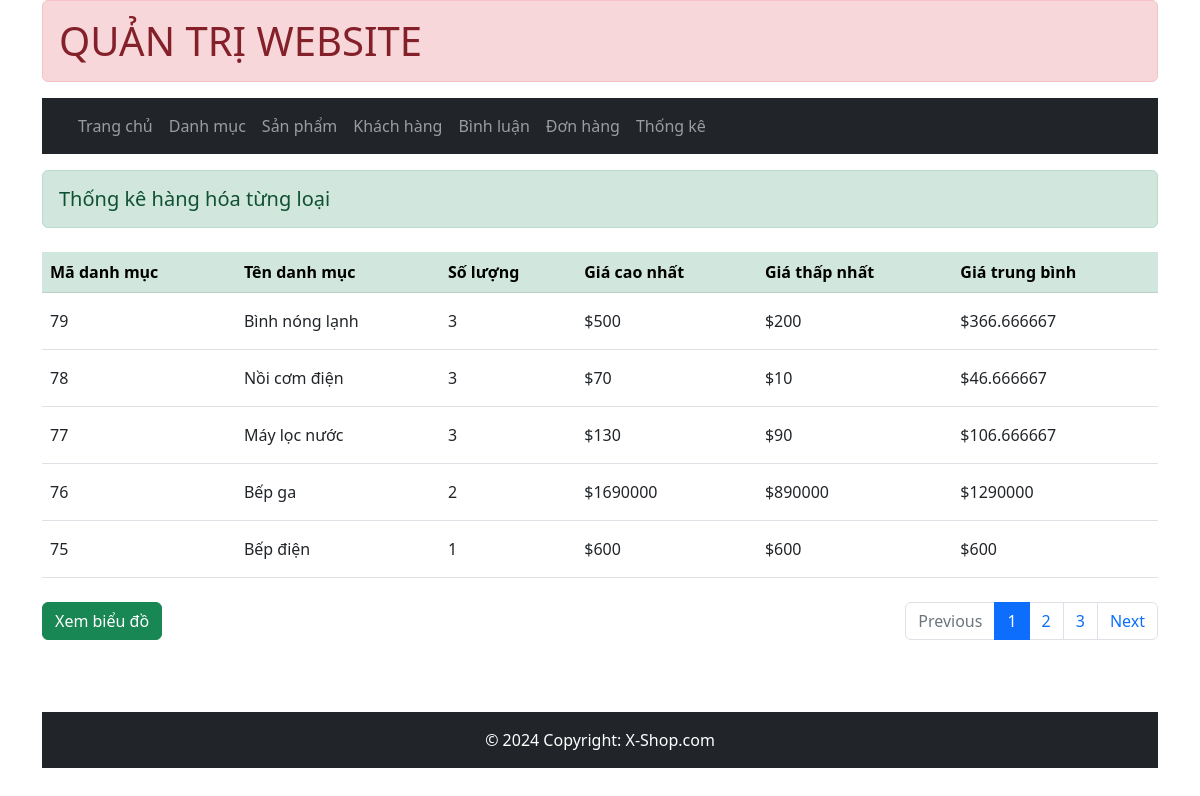
The page /admin/index.php?act=thongke on the database its author committed.
### tables this page shows
CREATE TABLE `danh_muc` (
  `id` int(11) NOT NULL,
  `namedm` varchar(255) NOT NULL
);

### model/pdo.php (called while the page is built, shortened)
<?php
function pdo_get_connection(){
    $dburl = "mysql:host=127.0.0.1;dbname=x-shop;charset=utf8";
    $username = 'root';
    $password = '12345678';
    $conn = new PDO($dburl, $username, $password);
    $conn->setAttribute(PDO::ATTR_ERRMODE, PDO::ERRMODE_EXCEPTION);
    return $conn;
}
function pdo_query($sql){
    $sql_args = array_slice(func_get_args(), 1);
    try{
        $conn = pdo_get_connection();
        $stmt = $conn->prepare($sql);
        $stmt->execute($sql_args);
        $rows = $stmt->fetchAll();
        return $rows;
    }
    catch(PDOException $e){
        throw $e;
    }
    finally{
        unset($conn);
    }
}

### model/cart.php (called while the page is built, shortened)
<?php
function loadall_thongke()
{
    $sql = "SELECT dm.id as madm, dm.namedm as tendm, count(sp.id) as countsp, min(sp.giasp) as mingiasp, max(sp.giasp) as maxgiasp, avg(sp.giasp) as avggiasp";
    $sql .= " FROM san_pham sp LEFT JOIN danh_muc dm ON dm.id = sp.iddm";
    $sql .= " GROUP BY dm.id ORDER BY dm.id DESC";
    $listbill = pdo_query($sql);
    return $listbill;
}

### admin/thongke/list.php (the view)
<article>
        <h5 class="alert alert-success mt-3">Thống kê hàng hóa từng loại</h5>
        <table class="table mt-4 mb-4">
            <thead class="table-success">
              <tr>
                <th>Mã danh mục</th>
                <th>Tên danh mục</th>
                <th>Số lượng</th>
                <th>Giá cao nhất</th>
                <th>Giá thấp nhất</th>
                <th>Giá trung bình</th>
              </tr>
            </thead>
            <tbody>
              <?php
              foreach ($listtk as $tk) {
                extract($tk);
              echo ' <tr>
              <td class="pb-3 pt-3">'.$madm.'</td>
              <td class="pb-3 pt-3">'.$tendm.'</td>
              <td class="pb-3 pt-3">'.$countsp.'</td>
              <td class="pb-3 pt-3">$'.$maxgiasp.'</td>
              <td class="pb-3 pt-3">$'.$mingiasp.'</td>
              <td class="pb-3 pt-3">$'.$avggiasp.'</td>
            </tr>';
              }
              ?>
            </tbody>
          </table>
          <div class="wrap-btn" style="display: flex; justify-content: space-between">
          <div class="form-group pb-4">
            <a href="index.php?act=bieudo" class="btn btn-success">Xem biểu đồ</a>
          </div>
          <nav aria-label="...">
            <ul class="pagination">
              <li class="page-item disabled">
                <span class="page-link">Previous</span>
              </li>
              <li class="page-item active"><a class="page-link" href="#">1</a></li>
              <li class="page-item " aria-current="page">
                <span class="page-link">2</span>
              </li>
              <li class="page-item"><a class="page-link" href="#">3</a></li>
              <li class="page-item">
                <a class="page-link" href="#">Next</a>
              </li>
            </ul>
          </nav>
        </div>
      </article>

### rows shown on the page
danh_muc: id "79", namedm "Bình nóng lạnh", countsp "3", maxgiasp "500", mingiasp "200", avggiasp "366.666667"
danh_muc: id "78", namedm "Nồi cơm điện", countsp "3", maxgiasp "70", mingiasp "10", avggiasp "46.666667"
danh_muc: id "77", namedm "Máy lọc nước", countsp "3", maxgiasp "130", mingiasp "90", avggiasp "106.666667"
danh_muc: id "76", namedm "Bếp ga", countsp "2", maxgiasp "1690000", mingiasp "890000", avggiasp "1290000"
danh_muc: id "75", namedm "Bếp điện", countsp "1", maxgiasp "600", mingiasp "600", avggiasp "600"
